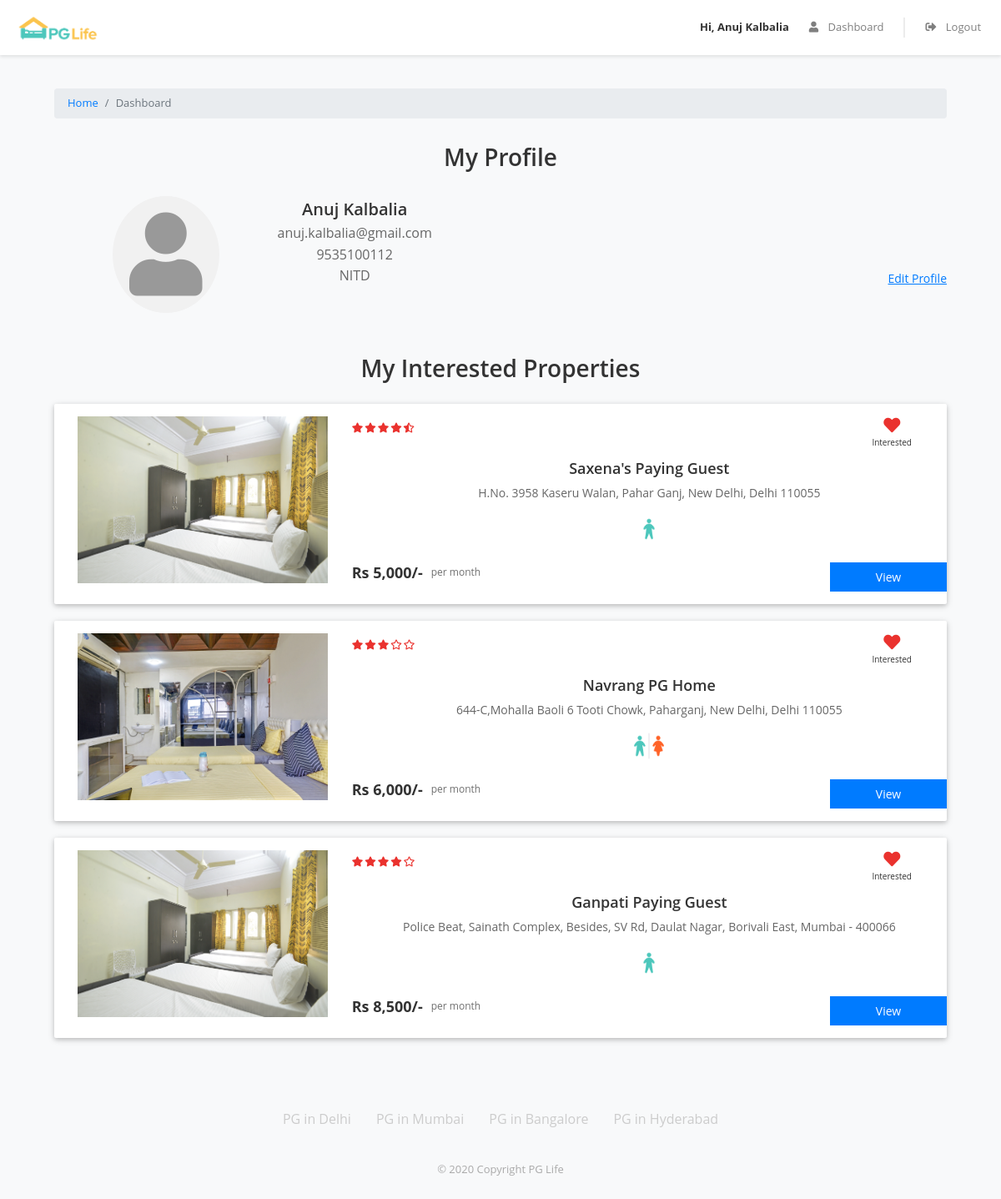
/dashboard.php (signed in), run on the app's committed database.
### tables this page shows
CREATE TABLE `users` (
  `id` int(11) NOT NULL,
  `full_name` varchar(100) NOT NULL,
  `email` varchar(100) NOT NULL,
  `password` varchar(255) NOT NULL,
  `phone` varchar(15) DEFAULT NULL,
  `gender` enum('Male','Female','Other') DEFAULT NULL,
  `college` varchar(100) DEFAULT NULL
);

CREATE TABLE `properties` (
  `id` int(11) NOT NULL,
  `name` varchar(150) NOT NULL,
  `address` varchar(255) DEFAULT NULL,
  `city_id` int(11) DEFAULT NULL,
  `gender_allowed` enum('Male','Female','Unisex') DEFAULT NULL,
  `rent` int(11) NOT NULL,
  `description` text DEFAULT NULL,
  `image_url` varchar(255) DEFAULT NULL,
  `rating_clean` float DEFAULT NULL,
  `rating_food` float DEFAULT NULL,
  `rating_safety` float DEFAULT NULL
);

### dashboard.php (the view, shortened to what this page needs)
<?php
require "includes/database_connect.php";
$user_id = $_SESSION['user_id'];
$sql_user = "SELECT * FROM users WHERE id = '$user_id'";
$result_user = mysqli_query($conn, $sql_user);
$user = mysqli_fetch_assoc($result_user);
$sql_interests = "SELECT p.* FROM favourites f
                  INNER JOIN properties p ON f.property_id = p.id
                  WHERE f.user_id = '$user_id'";
$result_interests = mysqli_query($conn, $sql_interests);
$interested_properties = mysqli_fetch_all($result_interests, MYSQLI_ASSOC);
?>
<!DOCTYPE html>
<html lang="en">
<head>
    <?php include "includes/head_links.php"; ?>
    <link href="css/dashboard.css" rel="stylesheet" />
</head>
<body>
    <?php include "includes/header.php"; ?>
    <div class="page-container">
        <nav aria-label="breadcrumb">
            <ol class="breadcrumb py-2">
                <li class="breadcrumb-item"><a href="index.php">Home</a></li>
                <li class="breadcrumb-item active" aria-current="page">Dashboard</li>
            </ol>
        </nav>
        <div class="my-profile page-container">
            <h1>My Profile</h1>
            <div class="row">
                <div class="col-md-3 profile-img-container">
                    <i class="fas fa-user profile-img"></i>
                </div>
                <div class="col-md-9">
                    <div class="row no-gutters justify-content-between align-items-end">
                        <div class="profile-details">
                            <div class="profile-name"><?php echo $user['full_name']; ?></div>
                            <div class="profile-email"><?php echo $user['email']; ?></div>
                            <div class="profile-phone"><?php echo $user['phone']; ?></div>
                            <div class="profile-college"><?php echo $user['college']; ?></div>
                        </div>
                        <div class="edit-profile">Edit Profile</div>
                    </div>
                </div>
            </div>
        </div>
        <?php
        if (count($interested_properties) > 0) {
        ?>
            <div class="my-interested-properties">
                <div class="page-container">
                    <h1>My Interested Properties</h1>
                    <?php
                    foreach ($interested_properties as $property) {
                        $property_images = glob("img/properties/" . $property['id'] . "/*.jpg");
                    ?>
                        <div class="property-card row">
                            <div class="image-container col-md-4">
                                <img src="<?php echo count($property_images) > 0 ? $property_images[0] : 'img/properties/1/1d4f0757fdb86d5f.jpg'; ?>" />
                            </div>
                            <div class="content-container col-md-8">
                                <div class="row no-gutters justify-content-between">
                                    <div class="star-container" title="<?php echo $property['rating_clean']; ?>">
                                        <?php
                                        $rating = $property['rating_clean'];
                                        for ($i = 0; $i < 5; $i++) {
                                            if ($rating >= $i + 0.8) { echo '<i class="fas fa-star"></i>'; }
                                            elseif ($rating >= $i + 0.3) { echo '<i class="fas fa-star-half-alt"></i>'; }
                                            else { echo '<i class="far fa-star"></i>'; }
                                        }
                                        ?>
                                    </div>
                                    <div class="interested-container">
                                        <i class="fas fa-heart"></i>
                                        <div class="interested-text">Interested</div>
                                    </div>
                                </div>
                                <div class="detail-container">
                                    <div class="property-name"><?php echo $property['name']; ?></div>
                                    <div class="property-address"><?php echo $property['address']; ?></div>
                                    <div class="property-gender">
                                        <?php
                                        if ($property['gender_allowed'] == "Male") {
                                            echo '<img src="img/male.png" />';
                                        } elseif ($property['gender_allowed'] == "Female") {
                                            echo '<img src="img/female.png" />';
                                        } else {
                                            echo '<img src="img/unisex.png" />';
                                        }
                                        ?>
                                    </div>
                                </div>
                                <div class="row no-gutters">
                                    <div class="rent-container col-6">
                                        <div class="rent">Rs <?php echo number_format($property['rent']); ?>/-</div>
                                        <div class="rent-unit">per month</div>
                                    </div>
                                    <div class="button-container col-6">
                                        <a href="property_detail.php?id=<?php echo $property['id']; ?>" class="btn btn-primary">View</a>
                                    </div>
                                </div>
                            </div>
                        </div>
                    <?php
                    }
                    ?>
                </div>
            </div>
        <?php
        }
        ?>
    </div>
    <?php include "includes/footer.php"; ?>
</body>
</html>

### includes/head_links.php (shortened to what this page needs)
<link rel="stylesheet" href="css/common.css">
<link rel="stylesheet" href="css/home.css">
<link rel="stylesheet" href="css/property_list.css">
<link rel="stylesheet" href="css/property_detail.css">
<link rel="stylesheet" href="https://use.fontawesome.com/releases/v5.11.2/css/all.css">
<link rel="stylesheet" href="https://cdn.jsdelivr.net/npm/bootstrap@4.5.2/dist/css/bootstrap.min.css">

### includes/header.php (shortened to what this page needs)
<div class="header sticky-top">
    <nav class="navbar navbar-expand-md navbar-light">
        <a class="navbar-brand" href="index.php">
            <img src="img/logo.png" />
        </a>
        <div class="collapse navbar-collapse justify-content-end" id="my-navbar">
            <ul class="navbar-nav">
                <?php
                if (!isset($_SESSION['user_id'])) {
                ?>
                    <li class="nav-item">
                        <a class="nav-link" href="#" data-toggle="modal" data-target="#signup-modal">
                            <i class="fas fa-user"></i> Signup
                        </a>
                    </li>
                    <div class="nav-vl"></div>
                    <li class="nav-item">
                        <a class="nav-link" href="#" data-toggle="modal" data-target="#login-modal">
                            <i class="fas fa-sign-in-alt"></i> Login
                        </a>
                    </li>
                <?php
                } else {
                ?>
                    <div class='nav-name'>
                        Hi, <?php echo $_SESSION["full_name"] ?>
                    </div>
                    <li class="nav-item">
                        <a class="nav-link" href="dashboard.php">
                            <i class="fas fa-user"></i> Dashboard
                        </a>
                    </li>
                    <div class="nav-vl"></div>
                    <li class="nav-item">
                        <a class="nav-link" href="api/logout.php">
                            <i class="fas fa-sign-out-alt"></i> Logout
                        </a>
                    </li>
                <?php
                }
                ?>
            </ul>
        </div>
    </nav>
</div>

### includes/footer.php
<div class="page-container footer-container">
    <div class="footer-cities">
        <div class="footer-city">
            <a href="property_list.php?city=Delhi">PG in Delhi</a>
        </div>
        <div class="footer-city">
            <a href="property_list.php?city=Mumbai">PG in Mumbai</a>
        </div>
        <div class="footer-city">
            <a href="property_list.php?city=Bangalore">PG in Bangalore</a>
        </div>
        <div class="footer-city">
            <a href="property_list.php?city=Hyderabad">PG in Hyderabad</a>
        </div>
    </div>
    <div class="footer-copyright">
        © 2020 Copyright PG Life
    </div>
</div>

### css/common.css (style rules this page uses)
* { box-sizing: border-box; font-family: 'Open Sans', sans-serif; }
body { color: #373737; font-size: 16px; position: relative; }
h1, h2, h3, h4, h5, h6 { font-weight: 600; }
h1 { font-size: 36px; margin-bottom: 40px; }
.btn-primary, .btn-warning, .btn-danger { color: white; font-weight: bold; }
.breadcrumb { background-color: #e5e3e8; font-size: 13px; border-radius: 0px; margin-bottom: 0px; }
.page-container { max-width: 800px; padding: 80px 24px; margin: auto; }
.header { background-color: white; font-size: 13px; }
.header .navbar .navbar-brand img { height: 40px; }
.header .navbar .nav-item i { margin-right: 8px; }
.header .nav-vl { border-left: 2px solid #d6d6d678; height: 24px; margin: auto 16px; display: block; }
.header .nav-name { font-weight: bold; margin: auto 16px; }
.footer-container { padding: 24px; }
.footer-cities { display: flex; flex-wrap: wrap; justify-content: space-around; }
.footer-city { margin-bottom: 8px; text-align: center; }
.footer-city a { color: #ffffff; }
.footer-copyright { color: #a9a9a9; text-align: center; padding-top: 24px; }

### css/home.css (style rules this page uses)
body { font-family: 'Open Sans', sans-serif; background-color: #fff; margin: 0; padding: 0; }
.header .navbar .navbar-nav { align-items: center; }
.header .navbar .navbar-brand img { height: 40px; width: auto; }
.header { background-color: white; font-size: 13px; box-shadow: 0 2px 4px rgba(0,0,0,0.1); }
.page-container { text-align: center; padding: 50px 20px; max-width: 900px; margin: auto; }
.page-container .row { display: flex; flex-wrap: wrap; justify-content: center; margin-left: -15px; margin-right: -15px; }

### css/property_list.css (style rules this page uses)
.property-card { background-color: #ffffff; border-radius: 2px; padding: 15px 0px; margin: 0px auto 20px; box-shadow: 0 2px 5px 0 rgba(0, 0, 0, 0.16), 0 2px 10px 0 rgba(0, 0, 0, 0.12); }
.image-container { text-align: center; }
.image-container img { width: 100%; max-width: 300px; }
.star-container i { color: #EA322E; font-size: 10px; margin-right: 6px; }
.interested-container { text-align: center; }
.interested-container i { color: #EA322E; font-size: 20px; cursor: pointer; }
.interested-text { font-size: 10px; }
.detail-container { padding-bottom: 10px; }
.property-name { font-size: 18px; font-weight: 600; }
.property-address { color: #6f6f6f; font-size: 13px; padding-bottom: 5px; }
.property-gender img { width: 40px; }
.rent-container { display: flex; align-items: center; }
.rent { font-size: 18px; font-weight: bold; padding-right: 10px; }
.rent-unit { color: #6f6f6f; font-size: 12px; }
.button-container .btn { font-size: 14px; border-radius: 0px; width: 140px; float: right; }

### css/property_detail.css (style rules this page uses)
.star-container i { color: #EA322E; font-size: 12px; margin-right: 6px; }
.interested-container { text-align: center; padding-right: 42px; }
.interested-container i { color: #EA322E; font-size: 20px; cursor: pointer; }
.interested-text { font-size: 10px; }
.detail-container { padding-bottom: 10px; }
.property-name { font-size: 36px; font-weight: 600; }
.property-address { color: #6f6f6f; font-size: 16px; padding-bottom: 5px; }
.property-gender img { width: 40px; }
.rent-container { display: flex; align-items: center; }
.rent { font-size: 24px; font-weight: bold; padding-right: 10px; }
.rent-unit { color: #6f6f6f; font-size: 12px; }
.button-container .btn { font-size: 14px; border-radius: 0px; width: 140px; float: right; }

### data on the page
users: full_name "Anuj Kalbalia", email "anuj.kalbalia@gmail.com", phone "9535100112", college "NITD"
properties: name "Saxena's Paying Guest", address "H.No. 3958 Kaseru Walan, Pahar Ganj, New Delhi, Delhi 110055", rent "5,000"
properties: shows a picture, name "Navrang PG Home", address "644-C,Mohalla Baoli 6 Tooti Chowk, Paharganj, New Delhi, Delhi 110055", rent "6,000"
properties: name "Ganpati Paying Guest", address "Police Beat, Sainath Complex, Besides, SV Rd, Daulat Nagar, Borivali East, Mumbai - 400066", rent "8,500"

### other printed values
$_SESSION["full_name"] "Anuj Kalbalia"
